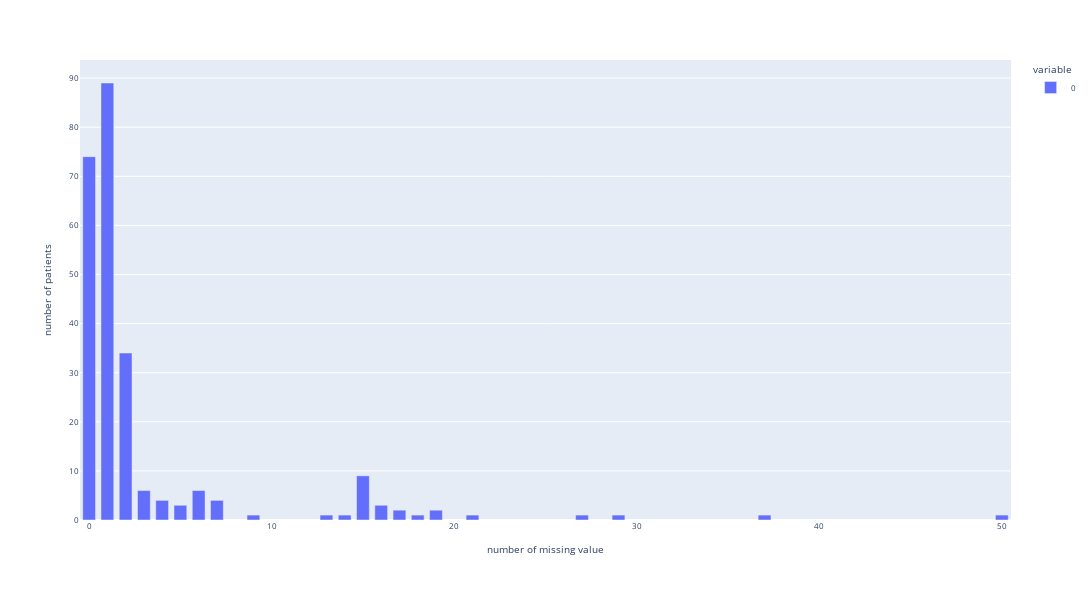

The cell this chart's notebook holds for it:
### Markdown cell above
Confirmation there are only 3 patients with dm and in the stroke group but because of inconsistency they were droped

### Code cell
get_plot_na(merged_v7, 1).show()

### Figure 1 — Plotly figure (JSON) as saved in the notebook; plotly's stock layout.template omitted (floating-point values rounded to 4 significant figures)
{"data": [{"alignmentgroup": "True", "hovertemplate": "variable=0<br>number of missing value=%{x}<br>number of patients=%{y}<extra></extra>", "legendgroup": "0", "marker": {"color": "#636efa", "pattern": {"shape": ""}}, "name": "0", "offsetgroup": "0", "orientation": "v", "showlegend": true, "textposition": "auto", "type": "bar", "x": [0, 1, 2, 3, 4, 5, 6, 7, 9, 13, 14, 15, 16, 17, 18, 19, 21, 27, 29, 37, 50], "xaxis": "x", "y": [74, 89, 34, 6, 4, 3, 6, 4, 1, 1, 1, 9, 3, 2, 1, 2, 1, 1, 1, 1, 1], "yaxis": "y"}], "layout": {"bargap": 0.3, "barmode": "relative", "font": {"size": 8}, "height": 600, "legend": {"title": {"text": "variable"}, "tracegroupgap": 0}, "margin": {"t": 60}, "width": 2000, "xaxis": {"anchor": "y", "domain": [0, 1], "title": {"text": "number of missing value"}}, "yaxis": {"anchor": "x", "domain": [0, 1], "title": {"text": "number of patients"}}}}
